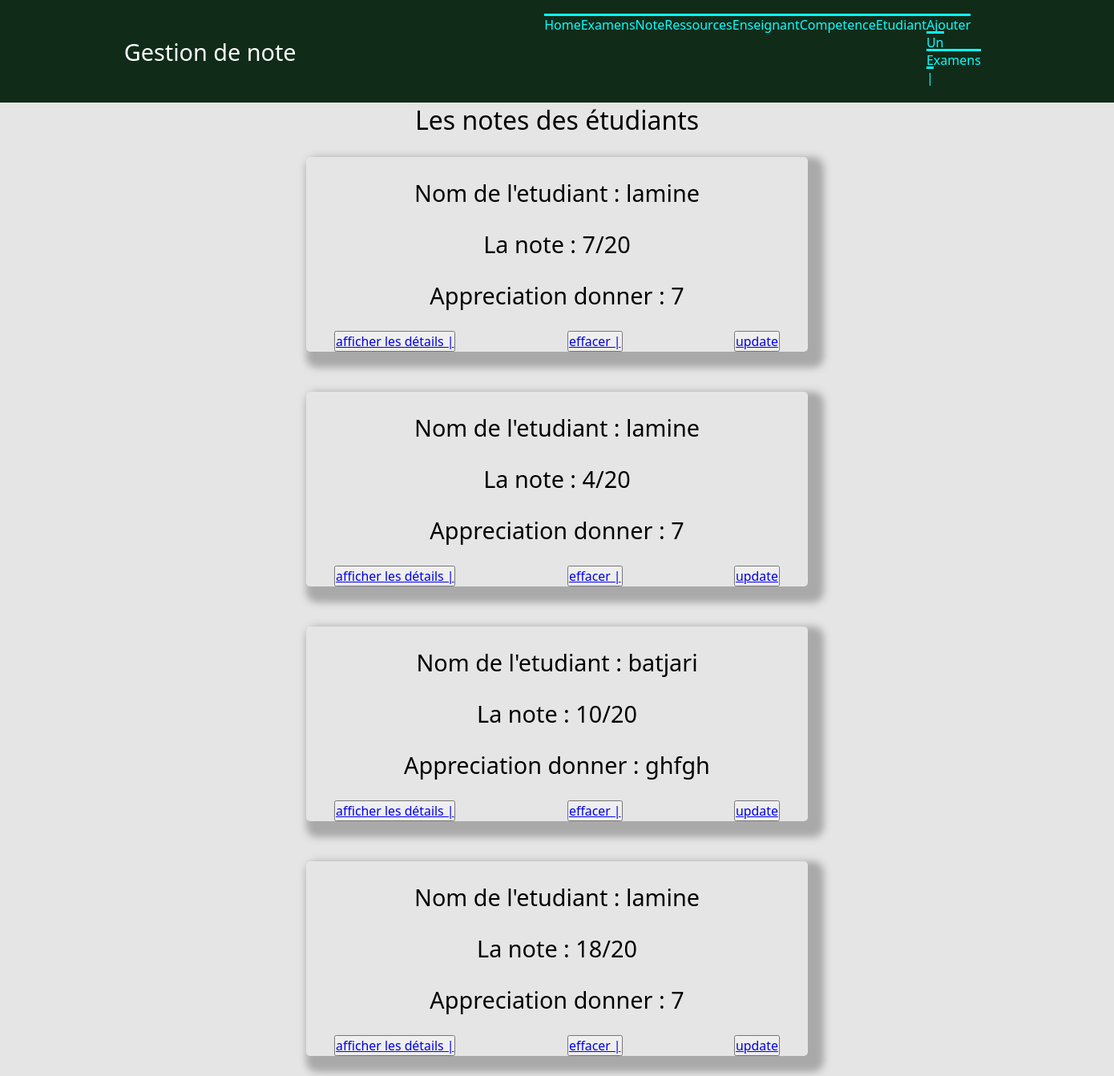
Page /gestion/affiche_exa/1/ on the committed database.
### gestion/models.py (models this page shows, shortened)
class Notes(models.Model):
    examens = models.ForeignKey('Examens', on_delete=models.CASCADE,null = True,)
    etudiant =models.ForeignKey('Etudiant', on_delete=models.CASCADE,null = True,)
    note =models.IntegerField(blank=False, null=True)
    appreciation =models.CharField(max_length=100)

class Etudiant(models.Model):
    nom = models.CharField(max_length = 100)
    prenom =models.CharField(max_length = 100,null = True)
    groupe =models.CharField(max_length = 100,null = True)
    photo =models.ImageField(upload_to="images",blank=True, null = True)
    email=models.EmailField(default=None,max_length = 100)
    def __str__(self):
        return  self.nom

### gestion/views.py (the view)
# urls.py: path('affiche_exa/<int:id>/', views.affiche_exa),
def affiche_exa(request, id):
    examens = models.Examens.objects.get(pk=id)
    liste1 = list(models.Notes.objects.filter(examens=examens))
    return render(request,"gestion/affiche_exa.html",{"examens": examens ,"liste1":liste1})

### gestion/templates/gestion/affiche_exa.html
     {% extends "gestion/main.html" %}
{% block content %}
<h1>Les notes des étudiants</h1>
 {% for l in liste1 %}
<ul class="ul1">
<h2>   Nom de l'etudiant : {{l.etudiant}}</h2>
<h2> La note : {{l.note}}/20</h2>
<h2>Appreciation donner :  {{l.appreciation}}</h2>
    <li class="li1">
        <button name="button"><a href="/gestion/affiche_note/{{l.id}}"> afficher les détails | </a></button> <br>
        <button name="button"><a href="/gestion/delete_note/{{l.id}}"> effacer | </a></button> <br>
<button name="button"><a href="/gestion/update_note/{{l.id}}"> update </a></button>   </li>
</ul>
  {%endfor%}
{% endblock %}
{% block navi %}
 <li><a href="/gestion/ajout_exa/"> ajouter un examens | </a></li>
{% endblock %}

### gestion/static/gestion/style.css (style rules this page uses)
* { font-weight:1; font-family:system-ui,arial; }
html, body { margin : 0px; padding : 0px; background-color: #E5E5E5; }
h1 { text-align : center; }
input[type=submit],button { #background:#404040; font-family:system-ui,arial; font-size:130%; }
.ul1 { flex-direction:column; align-items:center; margin-top:25px; width:45%; height: auto; border-radius:5px; box-shadow:10px 10px 10px 10px #A9A9A9; margin:25px; }
.ul1 h2 { margin:25px; text-align:center; }
.ul1 > .li1 { list-style-type:none; display:flex; justify-content: space-around; align-items:center; }
* { margin: 0; padding: 0; }
body { font-family: Rubik; overflow-x: hidden; }
nav ul li a { color:rgb(10, 254, 254); text-decoration: none; font-size: 1em; border-top-style: solid; text-transform: capitalize; }
h2 { font-size:1.8em; }
.ul3 input[type=submit],button { font-size: 90%; liste:none; }
.li1 { font-size: 110%; list-style-type:none; }

### rows in the picture
Notes: etudiant "lamine", note "7", appreciation "7"
Notes: etudiant "lamine", note "4", appreciation "7"
Notes: etudiant "batjari", note "10", appreciation "ghfgh"
Notes: etudiant "lamine", note "18", appreciation "7"
